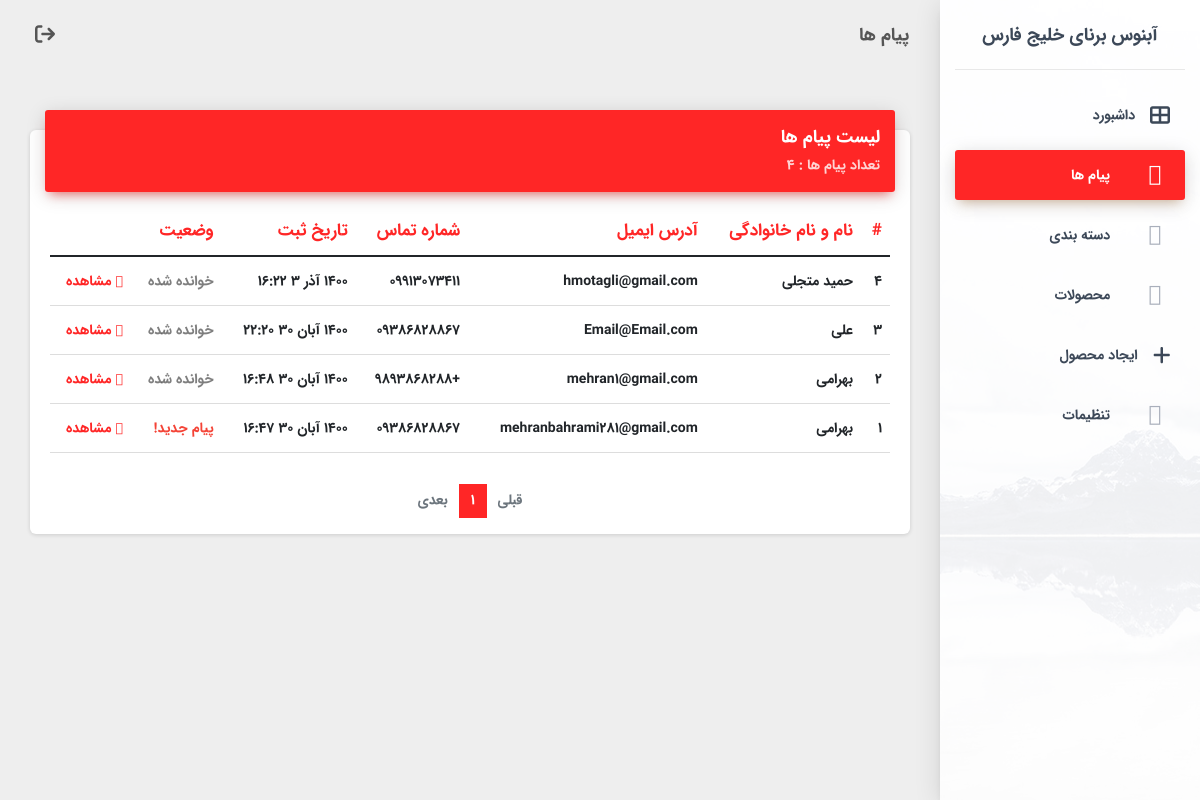
The app's page /fa/staff/messages/ (signed in), older data.
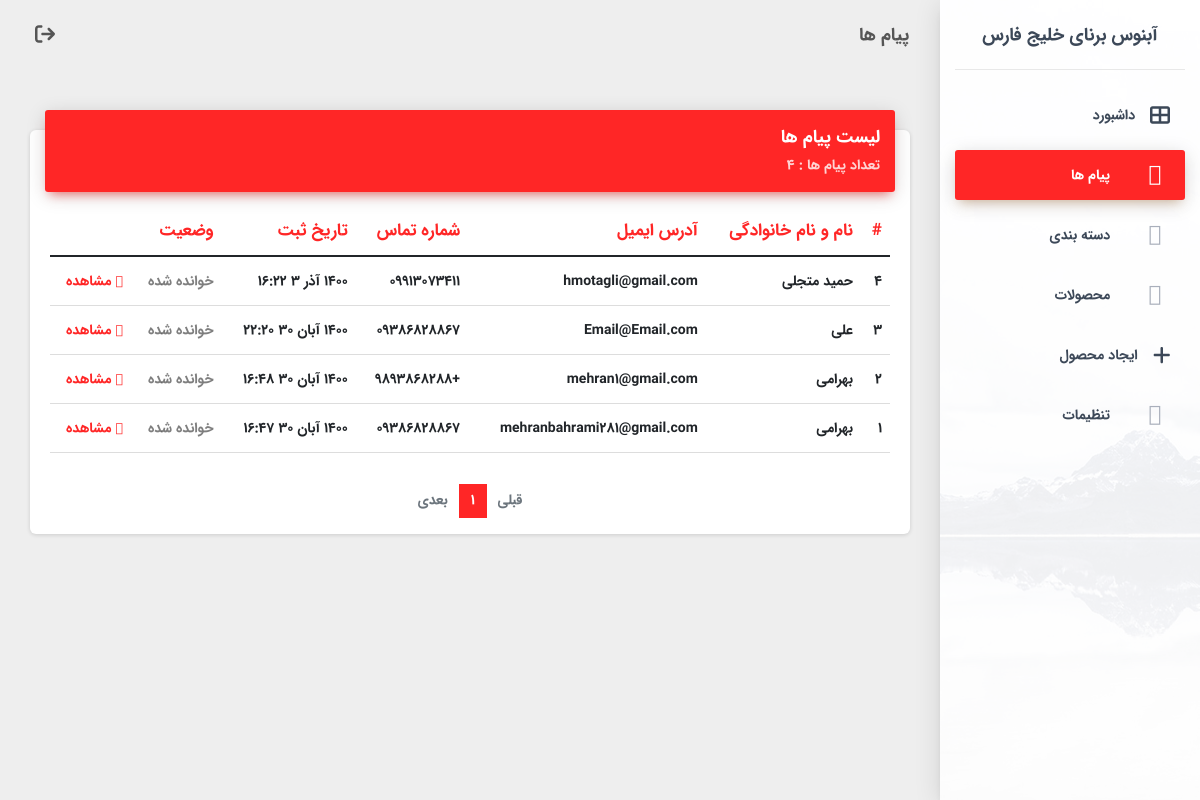
The same page, newer data.
### main/models.py (models this page shows, shortened)
class Message(models.Model):
    name = models.CharField(max_length=120)
    email = models.EmailField()
    phone_number = models.CharField(max_length=11)
    text = models.TextField()
    created_on = models.DateField(blank=True, null=True ,auto_now_add=True)
    created_on_time = models.TimeField(blank=True, null=True ,auto_now_add=True)
    is_read = models.BooleanField(default=False)
    def jcreated_on(self):
        return jalali_converter(self.created_on)

### staff/views.py (the view)
# urls.py: path('messages/', views.staff_messages, name="staff_messages"),
def staff_messages(request):
    if request.user.is_staff:
        messages = Message.objects.order_by('-created_on', '-created_on_time')
        count = Message.objects.all().count()
        page = request.GET.get('page', 1)
        paginator = Paginator(messages, 12)
        try:
            messages = paginator.page(page)
        except PageNotAnInteger:
            messages = paginator.page(1)
        except EmptyPage:
            messages = paginator.page(paginator.num_pages)
        ctx = {'messages':messages, 'count':count}
        return render(request, 'staff/messages.html',ctx)
    else:
        return redirect("/staff/login/")

### extensions/jalali.py (called while the page is built)
    def persian_tuple(self):
        return self.persian_year, self.persian_month, self.persian_day

### extensions/utils.py (called while the page is built)
def jalali_converter(time):
	time_to_str = "{},{},{}".format(time.year, time.month, time.day)
	time_to_tuple = jalali.Gregorian(time_to_str).persian_tuple()
	j_months = ["فروردین",
		"اردیبهشت",
		"خرداد",
		"تیر",
		"مرداد",
		"شهریور",
		"مهر",
		"آبان",
		"آذر",
		"دی",
		"بهمن",
		"اسفند",]
	return "{} {} {}".format(time_to_tuple[0], j_months[time_to_tuple[1]-1], time_to_tuple[2]), time_to_tuple, f"{time_to_tuple[2]}/{time_to_tuple[1]}"

### main/context_processors.py (called while the page is built)
def setting(requet, **kwargs):
    setting = Setting.objects.first()
    random_products = Product.objects.all()
    ctx = {'setting':setting,
        'random_products':random_products,
        }
    return ctx

### main/templates/staff/messages.html (shortened to what the changed rows need)
{% extends 'staff/base.html' %}
{% block content %}
<div class="content">
  <div class="container-fluid">
    <div class="row">
      <div class="col-md-12">
        <div class="card">
          <div class="card-body">
            <div class="table-responsive">
              <table class="table">
                <thead class=" text-primary">
                  <tr>
                    <th>
                      #
                    </th>
                    <th>
                      نام و نام خانوادگی
                    </th>
                    <th>
                      آدرس ایمیل
                    </th>
                    <th>
                      شماره تماس
                    </th>
                    <th>
                      تاریخ ثبت
                    </th>
                    <th>
                      وضعیت
                    </th>
                  </tr>
                </thead>
                <tbody>
                  {% for message in messages %}
                  <tr>
                    <td>
                      {{message.id}}
                    </td>
                    <td>
                      {{message.name}}
                    </td>
                    <td>
                      {{message.email}}
                    </td>
                    <td>
                      {{message.phone_number}}
                    </td>
                    <td>
                      {{message.jcreated_on.0}}
                      {{message.created_on_time|date:"G:i"}}
                    </td>
                    <td>
                      {% if message.is_read == False %}
                      <span class="text-danger">پیام جدید!</span>
                      {% else %}
                      <div class="text-black-50">خوانده شده</div>
                      {% endif %}
                    </td>
                    <td class="text-primary">
                      <a href="/staff/message/{{message.id}}/"><i class="fad fa-eye"></i> مشاهده</a>
                    </td>
                  </tr>
                  {% endfor %}
                </tbody>
              </table>
            </div>
          </div>
        </div>
      </div>
    </div>
  </div>
</div>
{% endblock content %}

Row changes from the older to the newer data that the page shows:
changed Message "mehranbahrami281@gmail.com": is_read "پیام جدید!" → "خوانده شده"
